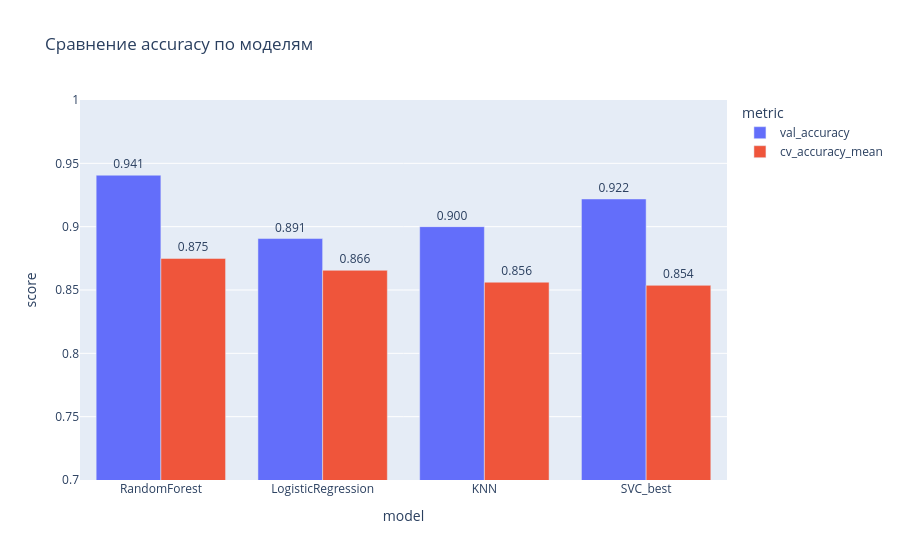
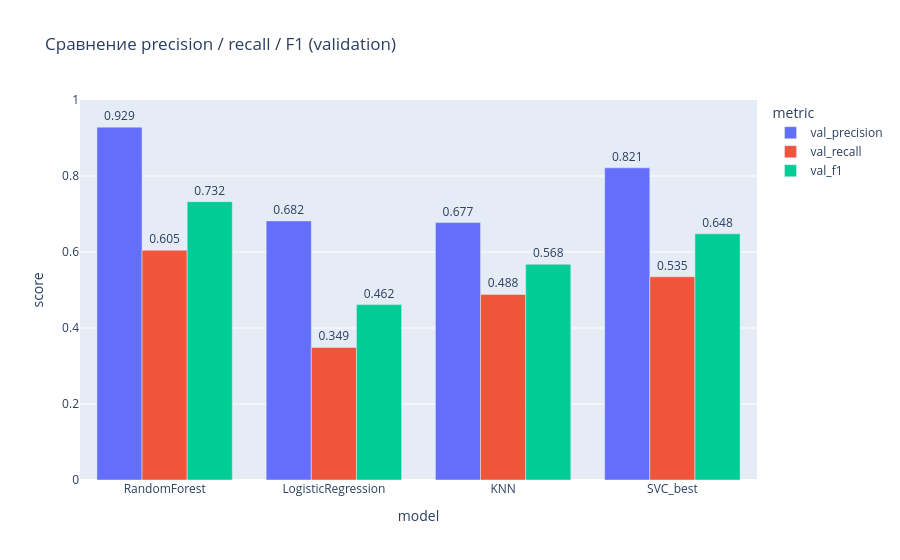

Here is the notebook cell these charts were saved with, in order:
### Markdown cell above
# 6. Выбор ядра и настройка гиперпараметров. Обучение моделей и валидация

- Выберем ядро методом байесовской оптимизации (BayesSearchCV)
- Обучим модель, получим метрики на валидации и кросс-валидации

### Code cell
# Используем масштабированные признаки из шага 5
target_col = 'good_wine'
X_model = df_scaled.drop(columns=[target_col])
y_model = df_scaled[target_col]

# Hold-out для оценки confusion matrix
X_train, X_valid, y_train, y_valid = train_test_split(
    X_model, y_model, test_size=0.2, random_state=42, stratify=y_model
)

# Байесовская оптимизация гиперпараметров SVC
search_spaces = {
    'C': Real(1e-2, 1e2, prior='log-uniform'),
    'gamma': Real(1e-3, 1e1, prior='log-uniform'),
    'kernel': Categorical(['linear', 'poly', 'rbf', 'sigmoid'])
}

bayes_search = BayesSearchCV(
    estimator=SVC(),
    search_spaces=search_spaces,
    n_iter=40,
    scoring='accuracy',
    cv=5,
    n_jobs=-1,
    random_state=42
)

bayes_search.fit(X_train, y_train)

best_svc = bayes_search.best_estimator_
y_pred = best_svc.predict(X_valid)

# Метрика accuracy на валидации
valid_accuracy = accuracy_score(y_valid, y_pred)
print('Best params:', bayes_search.best_params_)
print(f'Best CV accuracy (BayesSearchCV): {bayes_search.best_score_:.4f}')
print(f'Validation accuracy: {valid_accuracy:.4f}')

# Confusion matrix
cm = confusion_matrix(y_valid, y_pred)
cm_df = pd.DataFrame(
    cm,
    index=['actual_bad(0)', 'actual_good(1)'],
    columns=['pred_bad(0)', 'pred_good(1)']
)
print('\nConfusion matrix:')
display(cm_df)

# Оценка лучшей модели на кросс-валидации по всей выборке
cv_scores = cross_val_score(best_svc, X_model, y_model, cv=5, scoring='accuracy')
print('Cross-val accuracy scores:', np.round(cv_scores, 4))
print(f'Cross-val mean accuracy: {cv_scores.mean():.4f} +/- {cv_scores.std():.4f}')


# Набор моделей для сравнения (включая лучшую SVC из шага 6)
models = {
    'LogisticRegression': LogisticRegression(max_iter=3000, random_state=42),
    'KNN': KNeighborsClassifier(n_neighbors=7),
    'RandomForest': RandomForestClassifier(n_estimators=300, random_state=42),
    'SVC_best': best_svc
}

metrics_rows = []

for model_name, model in models.items():
    model.fit(X_train, y_train)
    pred = model.predict(X_valid)

    acc = accuracy_score(y_valid, pred)
    prec = precision_score(y_valid, pred, zero_division=0)
    rec = recall_score(y_valid, pred, zero_division=0)
    f1 = f1_score(y_valid, pred, zero_division=0)

    cv_acc = cross_val_score(model, X_model, y_model, cv=5, scoring='accuracy')

    metrics_rows.append({
        'model': model_name,
        'val_accuracy': acc,
        'val_precision': prec,
        'val_recall': rec,
        'val_f1': f1,
        'cv_accuracy_mean': cv_acc.mean(),
        'cv_accuracy_std': cv_acc.std()
    })

comparison_df = pd.DataFrame(metrics_rows).sort_values('cv_accuracy_mean', ascending=False)
comparison_df = comparison_df.reset_index(drop=True)

print()
print('Сравнение метрик моделей:')
display(comparison_df.round(4))

# Визуализация 1: accuracy на валидации и CV
plot_df = comparison_df.melt(
    id_vars='model',
    value_vars=['val_accuracy', 'cv_accuracy_mean'],
    var_name='metric',
    value_name='score'
)

fig_cmp_acc = px.bar(
    plot_df,
    x='model',
    y='score',
    color='metric',
    barmode='group',
    text='score',
    title='Сравнение accuracy по моделям'
)
fig_cmp_acc.update_traces(texttemplate='%{text:.3f}', textposition='outside')
fig_cmp_acc.update_layout(yaxis_range=[0.7, 1.0])
fig_cmp_acc.show()

# Визуализация 2: precision/recall/F1 на валидации
plot_df_prf = comparison_df.melt(
    id_vars='model',
    value_vars=['val_precision', 'val_recall', 'val_f1'],
    var_name='metric',
    value_name='score'
)

fig_cmp_prf = px.bar(
    plot_df_prf,
    x='model',
    y='score',
    color='metric',
    barmode='group',
    text='score',
    title='Сравнение precision / recall / F1 (validation)'
)
fig_cmp_prf.update_traces(texttemplate='%{text:.3f}', textposition='outside')
fig_cmp_prf.update_layout(yaxis_range=[0.0, 1.0])
fig_cmp_prf.show()

### Figure 1 — Plotly figure (JSON) as saved in the notebook; plotly's stock layout.template omitted (floating-point values rounded to 4 significant figures)
{"data": [{"alignmentgroup": "True", "hovertemplate": "metric=val_accuracy<br>model=%{x}<br>score=%{text}<extra></extra>", "legendgroup": "val_accuracy", "marker": {"color": "#636efa", "pattern": {"shape": ""}}, "name": "val_accuracy", "offsetgroup": "val_accuracy", "orientation": "v", "showlegend": true, "text": [0.9406, 0.8906, 0.9, 0.9219], "textposition": "outside", "texttemplate": "%{text:.3f}", "type": "bar", "x": ["RandomForest", "LogisticRegression", "KNN", "SVC_best"], "xaxis": "x", "y": [0.9406, 0.8906, 0.9, 0.9219], "yaxis": "y"}, {"alignmentgroup": "True", "hovertemplate": "metric=cv_accuracy_mean<br>model=%{x}<br>score=%{text}<extra></extra>", "legendgroup": "cv_accuracy_mean", "marker": {"color": "#EF553B", "pattern": {"shape": ""}}, "name": "cv_accuracy_mean", "offsetgroup": "cv_accuracy_mean", "orientation": "v", "showlegend": true, "text": [0.8749, 0.8656, 0.8562, 0.8537], "textposition": "outside", "texttemplate": "%{text:.3f}", "type": "bar", "x": ["RandomForest", "LogisticRegression", "KNN", "SVC_best"], "xaxis": "x", "y": [0.8749, 0.8656, 0.8562, 0.8537], "yaxis": "y"}], "layout": {"barmode": "group", "legend": {"title": {"text": "metric"}, "tracegroupgap": 0}, "title": {"text": "Сравнение accuracy по моделям"}, "xaxis": {"anchor": "y", "domain": [0, 1], "title": {"text": "model"}}, "yaxis": {"anchor": "x", "domain": [0, 1], "range": [0.7, 1], "title": {"text": "score"}}}}

### Figure 2 — Plotly figure (JSON) as saved in the notebook; plotly's stock layout.template omitted (floating-point values rounded to 4 significant figures)
{"data": [{"alignmentgroup": "True", "hovertemplate": "metric=val_precision<br>model=%{x}<br>score=%{text}<extra></extra>", "legendgroup": "val_precision", "marker": {"color": "#636efa", "pattern": {"shape": ""}}, "name": "val_precision", "offsetgroup": "val_precision", "orientation": "v", "showlegend": true, "text": [0.9286, 0.6818, 0.6774, 0.8214], "textposition": "outside", "texttemplate": "%{text:.3f}", "type": "bar", "x": ["RandomForest", "LogisticRegression", "KNN", "SVC_best"], "xaxis": "x", "y": [0.9286, 0.6818, 0.6774, 0.8214], "yaxis": "y"}, {"alignmentgroup": "True", "hovertemplate": "metric=val_recall<br>model=%{x}<br>score=%{text}<extra></extra>", "legendgroup": "val_recall", "marker": {"color": "#EF553B", "pattern": {"shape": ""}}, "name": "val_recall", "offsetgroup": "val_recall", "orientation": "v", "showlegend": true, "text": [0.6047, 0.3488, 0.4884, 0.5349], "textposition": "outside", "texttemplate": "%{text:.3f}", "type": "bar", "x": ["RandomForest", "LogisticRegression", "KNN", "SVC_best"], "xaxis": "x", "y": [0.6047, 0.3488, 0.4884, 0.5349], "yaxis": "y"}, {"alignmentgroup": "True", "hovertemplate": "metric=val_f1<br>model=%{x}<br>score=%{text}<extra></extra>", "legendgroup": "val_f1", "marker": {"color": "#00cc96", "pattern": {"shape": ""}}, "name": "val_f1", "offsetgroup": "val_f1", "orientation": "v", "showlegend": true, "text": [0.7324, 0.4615, 0.5676, 0.6479], "textposition": "outside", "texttemplate": "%{text:.3f}", "type": "bar", "x": ["RandomForest", "LogisticRegression", "KNN", "SVC_best"], "xaxis": "x", "y": [0.7324, 0.4615, 0.5676, 0.6479], "yaxis": "y"}], "layout": {"barmode": "group", "legend": {"title": {"text": "metric"}, "tracegroupgap": 0}, "title": {"text": "Сравнение precision / recall / F1 (validation)"}, "xaxis": {"anchor": "y", "domain": [0, 1], "title": {"text": "model"}}, "yaxis": {"anchor": "x", "domain": [0, 1], "range": [0, 1], "title": {"text": "score"}}}}
